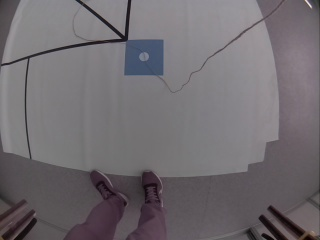
//> input picture b3.jpeg, 320 x 240 px
$ ./deblur -image=b3.jpeg   (built with g++ and OpenCV 4)
//> lines starting //> are read from the running program, lines starting //| are printed output that depends on the picture; after the words box and inside, x2 and y2 are one past the last pixel; in counts of white or black regions, pixels touching at a corner belong together
#include <iostream>
#include "opencv2/imgproc.hpp"
#include "opencv2/imgcodecs.hpp"
using namespace cv;
using namespace std;
void help();
void calcPSF(Mat& outputImg, Size filterSize, int R);
void fftshift(const Mat& inputImg, Mat& outputImg);
void filter2DFreq(const Mat& inputImg, Mat& outputImg, const Mat& H);
void calcWnrFilter(const Mat& input_h_PSF, Mat& output_G, double nsr);
const String keys =
"{help h usage ? |             | print this message   }"
"{image          |original.JPG | input image name     }"
"{R              |53           | radius               }"
"{SNR            |5200         | signal to noise ratio}"
;
int main(int argc, char *argv[])
{
    help();
    CommandLineParser parser(argc, argv, keys);
    if (parser.has("help"))
    {
        parser.printMessage();
        return 0;
    }
    int R = parser.get<int>("R");
    int snr = parser.get<int>("SNR");
    string strInFileName = parser.get<String>("image");
    if (!parser.check())
    {
        parser.printErrors();
        return 0;
    }
    Mat imgIn, iw;
    iw = imread(strInFileName);
//> iw is the input picture: 240 rows x 320 cols, CV_8UC3; mean B, G, R 111.8, 107.5, 112.2
    cv::cvtColor(iw, imgIn, CV_BGR2GRAY);
    if (imgIn.empty()) //check whether the image is loaded or not
    {
        cout << "ERROR : Image cannot be loaded..!!" << endl;
        return -1;
    }
    Mat imgOut;
    // it needs to process even image only
    Rect roi = Rect(0, 0, imgIn.cols & -2, imgIn.rows & -2);
//> roi = Rect(0, 0, 320, 240)
    //Hw calculation (start)
    Mat Hw, h;
    calcPSF(h, roi.size(), R);
    calcWnrFilter(h, Hw, 1.0 / double(snr));
    //Hw calculation (stop)
    // filtering (start)
    filter2DFreq(imgIn(roi), imgOut, Hw);
    // filtering (stop)
    imgOut.convertTo(imgOut, CV_8U);
    normalize(imgOut, imgOut, 0, 255, NORM_MINMAX);
    imwrite("result.jpg", imgOut);
    return 0;
}
void help()
{
    cout << "2018-07-12" << endl;
    cout << "DeBlur_v8" << endl;
    cout << "You will learn how to recover an out-of-focus image by Wiener filter" << endl;
}
void calcPSF(Mat& outputImg, Size filterSize, int R)
{
//> called with filterSize = Size(320, 240), R = 53
    Mat h(filterSize, CV_32F, Scalar(0));
    Point point(filterSize.width / 2, filterSize.height / 2);
//> point = Point(160, 120)
    circle(h, point, R, 255, -1, 8);
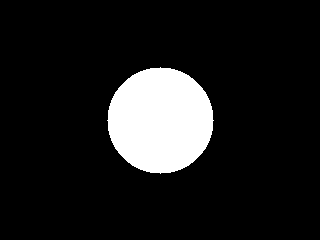
//> h: 240 rows x 320 cols, CV_32FC1; 11.5% white; 1 white region, box (x1, y1, x2, y2) and area: (107, 67, 214, 174) 8809
    Scalar summa = sum(h);
//> summa = Scalar(2246295)
    outputImg = h / summa[0];
}
void fftshift(const Mat& inputImg, Mat& outputImg)
{
    outputImg = inputImg.clone();
    int cx = outputImg.cols / 2;
//> cx = 160
    int cy = outputImg.rows / 2;
//> cy = 120
    Mat q0(outputImg, Rect(0, 0, cx, cy));
    Mat q1(outputImg, Rect(cx, 0, cx, cy));
    Mat q2(outputImg, Rect(0, cy, cx, cy));
    Mat q3(outputImg, Rect(cx, cy, cx, cy));
    Mat tmp;
    q0.copyTo(tmp);
    q3.copyTo(q0);
    tmp.copyTo(q3);
    q1.copyTo(tmp);
    q2.copyTo(q1);
    tmp.copyTo(q2);
}
void filter2DFreq(const Mat& inputImg, Mat& outputImg, const Mat& H)
{
    Mat planes[2] = { Mat_<float>(inputImg.clone()), Mat::zeros(inputImg.size(), CV_32F) };
//> planes[1]: 240 rows x 320 cols, CV_32FC1; every value is 0
    Mat complexI;
    merge(planes, 2, complexI);
    dft(complexI, complexI, DFT_SCALE);
    Mat planesH[2] = { Mat_<float>(H.clone()), Mat::zeros(H.size(), CV_32F) };
    Mat complexH;
    merge(planesH, 2, complexH);
    Mat complexIH;
    mulSpectrums(complexI, complexH, complexIH, 0);
    idft(complexIH, complexIH);
    split(complexIH, planes);
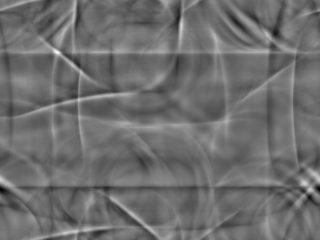
//> planes[0]: 240 rows x 320 cols, CV_32FC1; min -2178.7, max 3119.3, mean 109.3; drawn with min black and max white
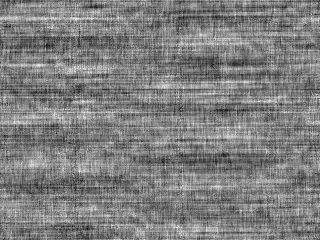
//> planes[1]: 240 rows x 320 cols, CV_32FC1; min -0.000273, max 0.000274, mean -1.7e-13; drawn with min black and max white
//> in main, `imgOut.convertTo(imgOut, CV_8U);`:
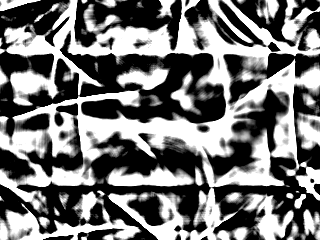
//> imgOut: 240 rows x 320 cols, CV_8UC1; min 0, max 255, mean 118.1
    outputImg = planes[0];
}
void calcWnrFilter(const Mat& input_h_PSF, Mat& output_G, double nsr)
{
    Mat h_PSF_shifted;
    fftshift(input_h_PSF, h_PSF_shifted);
    Mat planes[2] = { Mat_<float>(h_PSF_shifted.clone()), Mat::zeros(h_PSF_shifted.size(), CV_32F) };
    Mat complexI;
    merge(planes, 2, complexI);
    dft(complexI, complexI);
    split(complexI, planes);
    Mat denom;
    pow(abs(planes[0]), 2, denom);
    denom += nsr;
    divide(planes[0], denom, output_G);
}
